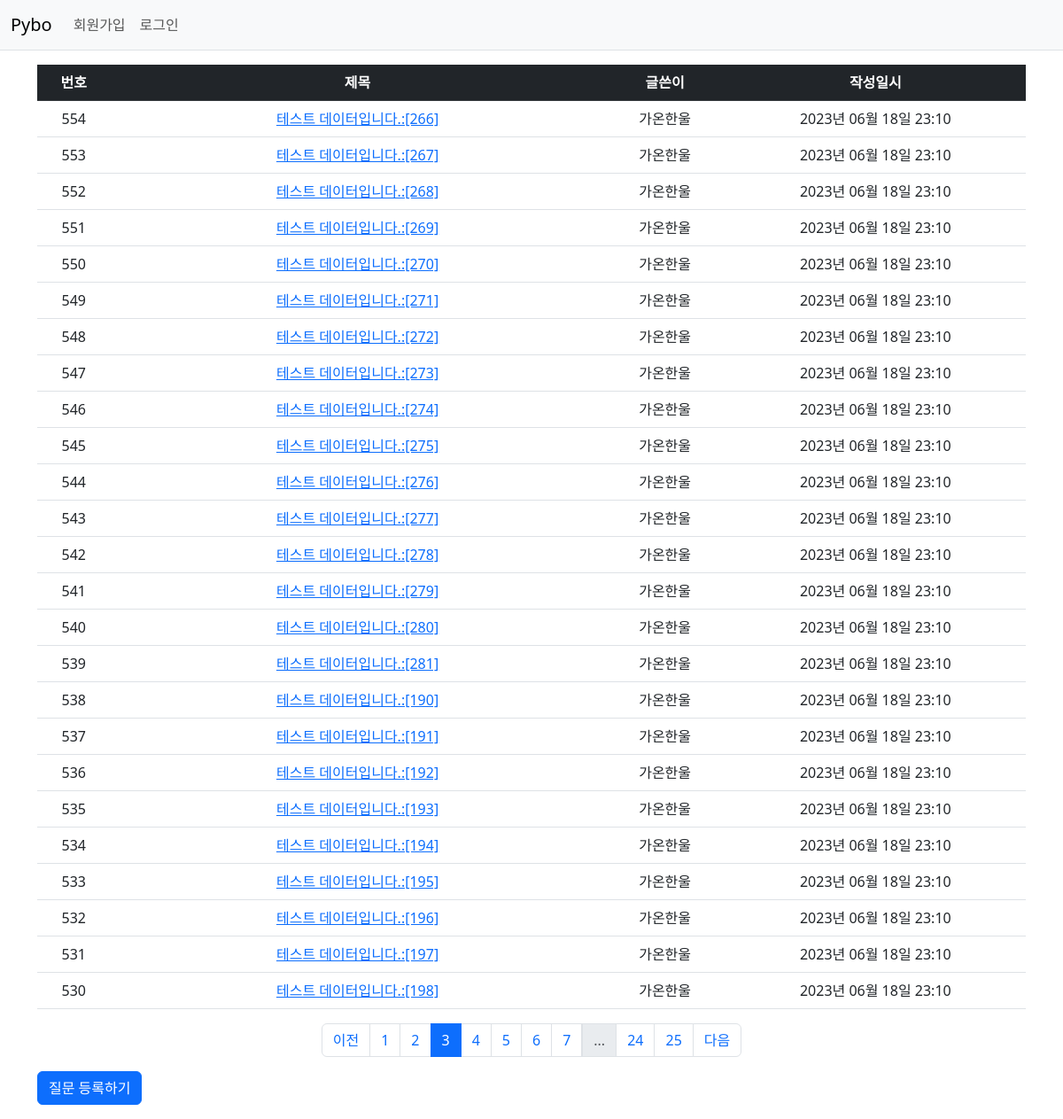
Screenshot of /question/list/?page=3 with the database file from the repository.
### pybo/models.py (models this page shows)
class Question(db.Model) :
    id = db.Column(db.Integer, primary_key=True)
    subject = db.Column(db.String(200), nullable = False)
    content = db.Column(db.Text(), nullable = False)
    create_date = db.Column(db.DateTime(), nullable = False)
    user_id = db.Column(db.Integer, db.ForeignKey('user.id', ondelete = 'CASCADE'), nullable = False)
    user = db.relationship('User', backref = db.backref('question_set'))
    modify_date = db.Column(db.DateTime(), nullable = True)

class User(db.Model) :
    id = db.Column(db.Integer, primary_key = True)
    username = db.Column(db.String(150), unique = True, nullable = False)
    password = db.Column(db.String(200), nullable = False)
    email = db.Column(db.String(120), unique = True, nullable = False)

### pybo/views/question_views.py (the view)
@bp.route('/list/')
def _list() :
    page = request.args.get('page', type=int, default=1)  # 페이지
    question_list = Question.query.order_by(Question.create_date.desc())
    question_list = question_list.paginate(page=page, per_page=25)
    return render_template('question/question_list.html', question_list=question_list)

### pybo/filter.py (called while the page is built)
def format_datetime(value, fmt="%Y년 %m월 %d일 %H:%M") :
    return value.strftime(fmt)

### pybo/views/auth_views.py (called while the page is built)
@bp.before_app_request
def load_logged_in_user() :
    user_id = session.get('user_id')
    if user_id is None :
        g.user = None
    else :
        g.user = User.query.get(user_id)

### pybo/templates/question/question_list.html (shortened to what this page needs)
{% extends 'base.html' %}
{% block content %}
<div class="container my-3">
    <table class="table">
        <thead>
            <tr class="text-center table-dark">
                <th>번호</th>
                <th style = "width:50%">제목</th>
                <th>글쓴이</th>
                <th>작성일시</th>
            </tr>
        </thead>
        <tbody>
            {% if question_list %}
            {% for question in question_list.items %}
            <tr class = "text-center">
                <td> {{ question_list.total - ((question_list.page-1) * question_list.per_page) - loop.index0 }} </td>
                <td class = "text-left">
                    <a href="{{ url_for('question.detail', question_id=question.id) }}">{{ question.subject }}</a>
                </td>
                <td>{{ question.user.username }}</td>
                <td>{{ question.create_date|datetime }}</td>
            </tr>
            {% endfor %}
            {% else %}
            <tr>
                <td colspan="3">질문이 없습니다.</td>
            </tr>
            {% endif %}
        </tbody>
    </table>
    <ul class="pagination justify-content-center">
        {% if question_list.has_prev %}
        <li class="page-item">
            <a class="page-link" href="?page={{ question_list.prev_num }}">이전</a>
        </li>
        {% else %}
        <li class="page-item disabled">
            <a class="page-link" tabindex="-1" aria-disabled="true" href="javascript:void(0)">이전</a>
        </li>
        {% endif %}
        {% for page_num in question_list.iter_pages() %}
        {% if page_num %}
        {% if page_num != question_list.page %}
        <li class="page-item">
            <a class="page-link" href="?page={{ page_num }}">{{ page_num }}</a>
        </li>
        {% else %}
        <li class="page-item active" aria-current="page">
            <a class="page-link" href="javascript:void(0)">{{ page_num }}</a>
        </li>
        {% endif %}
        {% else %}
        <li class="disabled">
            <a class="page-link" href="javascript:void(0)">...</a>
        </li>
        {% endif %}
        {% endfor %}
        {% if question_list.has_next %}
        <li class="page-item">
            <a class="page-link" href="?page={{ question_list.next_num }}">다음</a>
        </li>
        {% else %}
        <li class="page-item disabled">
            <a class="page-link" tabindex="-1" aria-disabled="true" href="javascript:void(0)">다음</a>
        </li>
        {% endif %}
    </ul>
    <a href="{{ url_for('question.create') }}" class="btn btn-primary">질문 등록하기</a>
</div>
{% endblock %}

### rows the page displays
Question: total "554", subject "테스트 데이터입니다.:[266]", user.username "가온한울", create_date "2023년 06월 18일 23:10"
Question: total "553", subject "테스트 데이터입니다.:[267]", user.username "가온한울", create_date "2023년 06월 18일 23:10"
Question: total "552", subject "테스트 데이터입니다.:[268]", user.username "가온한울", create_date "2023년 06월 18일 23:10"
Question: total "551", subject "테스트 데이터입니다.:[269]", user.username "가온한울", create_date "2023년 06월 18일 23:10"
Question: total "550", subject "테스트 데이터입니다.:[270]", user.username "가온한울", create_date "2023년 06월 18일 23:10"
Question: total "549", subject "테스트 데이터입니다.:[271]", user.username "가온한울", create_date "2023년 06월 18일 23:10"
Question: total "548", subject "테스트 데이터입니다.:[272]", user.username "가온한울", create_date "2023년 06월 18일 23:10"
Question: total "547", subject "테스트 데이터입니다.:[273]", user.username "가온한울", create_date "2023년 06월 18일 23:10"
Question: total "546", subject "테스트 데이터입니다.:[274]", user.username "가온한울", create_date "2023년 06월 18일 23:10"
Question: total "545", subject "테스트 데이터입니다.:[275]", user.username "가온한울", create_date "2023년 06월 18일 23:10"
Question: total "544", subject "테스트 데이터입니다.:[276]", user.username "가온한울", create_date "2023년 06월 18일 23:10"
Question: total "543", subject "테스트 데이터입니다.:[277]", user.username "가온한울", create_date "2023년 06월 18일 23:10"
Question: total "542", subject "테스트 데이터입니다.:[278]", user.username "가온한울", create_date "2023년 06월 18일 23:10"
Question: total "541", subject "테스트 데이터입니다.:[279]", user.username "가온한울", create_date "2023년 06월 18일 23:10"
Question: total "540", subject "테스트 데이터입니다.:[280]", user.username "가온한울", create_date "2023년 06월 18일 23:10"
Question: total "539", subject "테스트 데이터입니다.:[281]", user.username "가온한울", create_date "2023년 06월 18일 23:10"
Question: total "538", subject "테스트 데이터입니다.:[190]", user.username "가온한울", create_date "2023년 06월 18일 23:10"
Question: total "537", subject "테스트 데이터입니다.:[191]", user.username "가온한울", create_date "2023년 06월 18일 23:10"
Question: total "536", subject "테스트 데이터입니다.:[192]", user.username "가온한울", create_date "2023년 06월 18일 23:10"
Question: total "535", subject "테스트 데이터입니다.:[193]", user.username "가온한울", create_date "2023년 06월 18일 23:10"
Question: total "534", subject "테스트 데이터입니다.:[194]", user.username "가온한울", create_date "2023년 06월 18일 23:10"
Question: total "533", subject "테스트 데이터입니다.:[195]", user.username "가온한울", create_date "2023년 06월 18일 23:10"
Question: total "532", subject "테스트 데이터입니다.:[196]", user.username "가온한울", create_date "2023년 06월 18일 23:10"
Question: total "531", subject "테스트 데이터입니다.:[197]", user.username "가온한울", create_date "2023년 06월 18일 23:10"
Question: total "530", subject "테스트 데이터입니다.:[198]", user.username "가온한울", create_date "2023년 06월 18일 23:10"

### other values shown
{{ page_num }} "1" "2" "4" "5" "6" "7" "24" "25"
{{ page_num }} "3"
